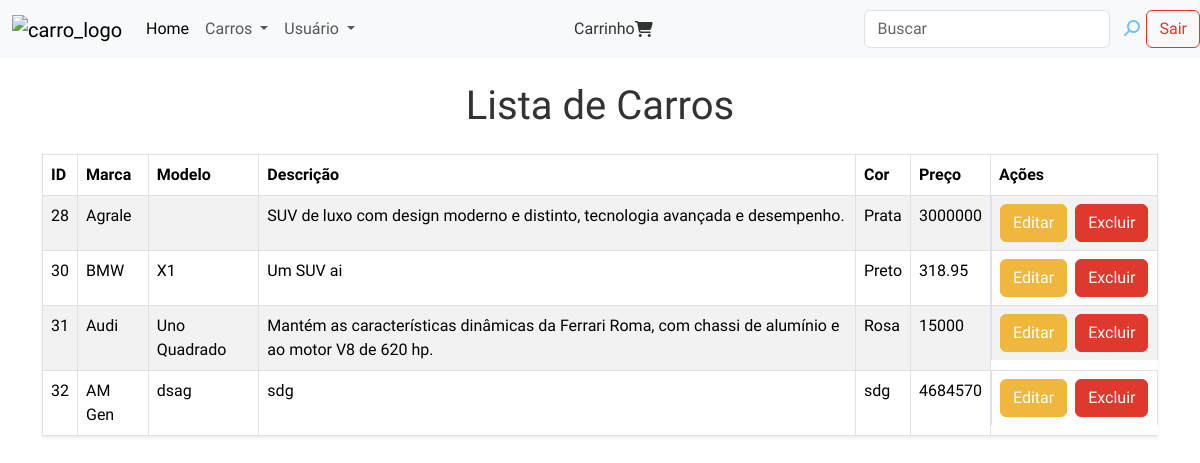
Page /listaVeiculos.php on the earlier database version.
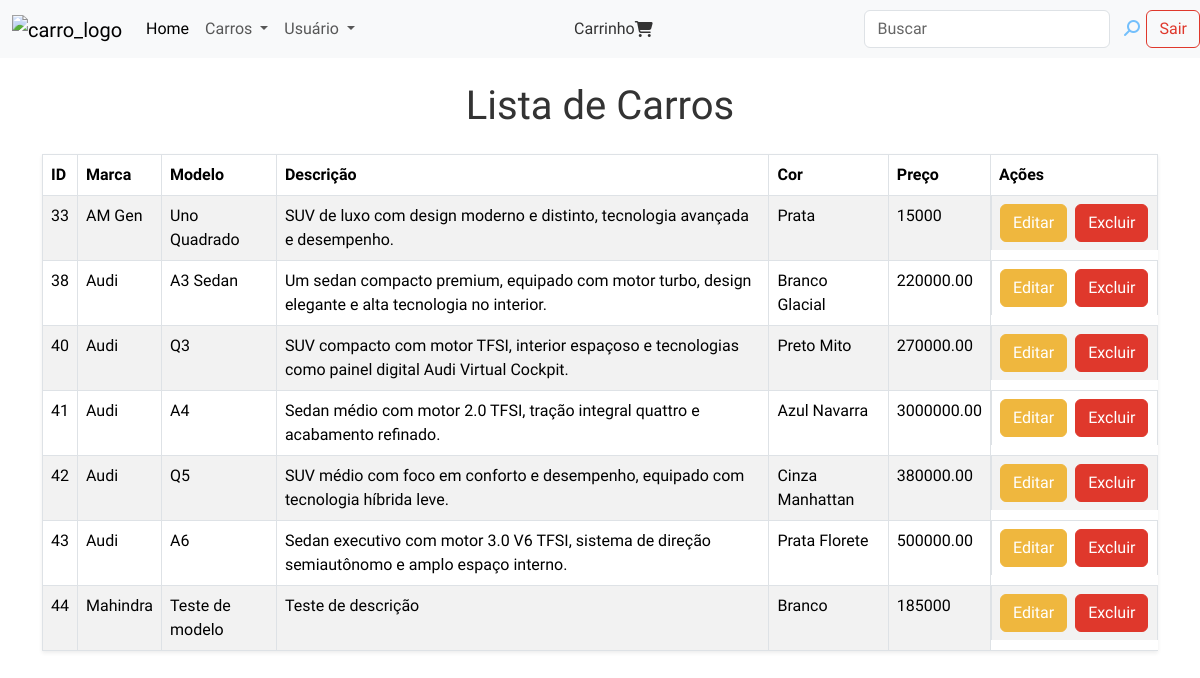
Same page on the later database version.
### tables this page shows
CREATE TABLE `carros` (
  `id` int NOT NULL,
  `marca` varchar(200) NOT NULL,
  `modelo` varchar(100) NOT NULL,
  `preco` varchar(30) NOT NULL,
  `descricao` varchar(200) NOT NULL,
  `cor` varchar(50) NOT NULL,
  `imagem` varchar(100) NOT NULL
);

CREATE TABLE `brands` (
  `id` int NOT NULL,
  `name` varchar(255) NOT NULL,
  `category` varchar(10) NOT NULL
);

### listaVeiculos.php (the view, shortened to what this page needs)
<?php
    include 'conexao.php';
    $sqlListagem = "SELECT carros.id, brands.name as marca, modelo, descricao, cor, preco
                    FROM carros
                    JOIN brands ON brands.id = carros.marca";
    $resultado = $conn->query($sqlListagem);
    $termoPesquisa= isset($_POST['pesquisa']) ? $_POST['pesquisa'] : '';
    if($conn) {
        $stmt = $conn->prepare("SELECT carros.id, brands.name as marca, modelo, descricao, cor, preco
                        FROM carros
                        JOIN brands ON brands.id = carros.marca
                        WHERE carros.id LIKE ? OR brands.name LIKE ? OR modelo LIKE ? OR cor LIKE ? OR preco LIKE ?");
        $termoPesquisa = "%" . $termoPesquisa . "%";
        $stmt->bind_param('sssss', $termoPesquisa, $termoPesquisa, $termoPesquisa, $termoPesquisa, $termoPesquisa);
        $stmt->execute();
        $resultado = $stmt->get_result();
    }
?>
<!DOCTYPE html>
<html lang="pt-BR">
<head>
    <link href="https://bootswatch.com/5/united/bootstrap.min.css" rel="stylesheet">
    <link rel="stylesheet" href="src/style/index.css">
    <link rel="stylesheet" href="https://cdn.jsdelivr.net/npm/sweetalert2@11.6.8/dist/sweetalert2.min.css">
    <link rel="stylesheet" href="https://cdnjs.cloudflare.com/ajax/libs/font-awesome/6.5.0/css/all.min.css">
</head>
<header class="header">
    <nav class="navbar navbar-expand-lg bg-body-tertiary">
        <div class="container-fluid">
            <a class="navbar-brand" href="paginaInicial.php"><img class="logo" src="img/perfil/car.png" alt="carro_logo"></a>
            <div class="collapse navbar-collapse" id="navbarSupportedContent">
                <ul class="navbar-nav me-auto mb-2 mb-lg-0">
                    <li class="nav-item">
                        <a class="nav-link active" aria-current="page" href="paginaInicial.php">Home</a>
                    </li>
                    <li class="nav-item dropdown">
                        <a class="nav-link dropdown-toggle" role="button" data-bs-toggle="dropdown" aria-expanded="false" id="dropdownMenuLink">
                            Carros
                        </a>
                    </li>
                    <li class="nav-item dropdown">
                        <a class="nav-link dropdown-toggle" role="button" data-bs-toggle="dropdown" aria-expanded="false" id="dropdownMenuLink1">
                            Usuário
                        </a>
                    </li>
                </ul>
                <div class="carrinho-container">
                    <a class="carrinho" href="paginaCompra.php">Carrinho</a>
                    <i class="fa-solid fa-cart-shopping"></i>
                </div>
                <form class="d-flex" role="search" method="POST">
                    <input class="form-control me-2" type="search" name="pesquisa" placeholder="Buscar" aria-label="Search" style="margin-left:10px">
                    <button type="submit" style="border: none; background: none"><i class="fa-solid fa-magnifying-glass fa-rotate-90" style="color: #74C0FC; margin-top: 2px"></i></button>
                </form>
                <a class="btn btn-outline-danger" href="login.php">Sair</a>
            </div>
        </div>
    </nav>
</header>
<body>
<div class="container">
    <h1 class="my-4 text-center">Lista de Carros</h1>
    <?php if ($resultado->num_rows > 0): ?>
        <table class="table table-striped table-hover table-bordered shadow-sm">
            <thead>
            <tr>
                <th>ID</th>
                <th>Marca</th>
                <th>Modelo</th>
                <th>Descrição</th>
                <th>Cor</th>
                <th>Preço</th>
                <th>Ações</th>
            </tr>
            </thead>
            <tbody>
            <?php
            while ($row = $resultado->fetch_assoc()) {
                echo "<tr>";
                echo "<td>" . $row['id'] . "</td>";
                echo "<td>" . $row['marca'] . "</td>";
                echo "<td>" . $row['modelo'] . "</td>";
                echo "<td>" . $row['descricao'] . "</td>";
                echo "<td>" . $row['cor'] . "</td>";
                echo "<td>" . $row['preco'] . "</td>";
                echo "<td class='d-flex justify-content-start'>";
                echo "<button class='btn btn-warning btn-editar me-2' data-id='" . $row['id'] .
                    "' data-marca='" . $row['marca'] .
                    "' data-modelo='" . $row['modelo'] .
                    "' data-descricao='" . $row['descricao'] .
                    "' data-cor='" . $row['cor'] .
                    "' data-preco='" . $row['preco'] .
                    "'>Editar</button>";
                echo "<button class='btn btn-danger btn-excluir' data-id='" . $row['id'] . "'>Excluir</button>";
                echo "</td>";
                echo "</tr>";
            }
            ?>
            </tbody>
        </table>
    <?php else: ?>
        <p class="alert alert-warning">Não há carros registrados!</p>
    <?php endif; ?>
</div>
</body>
</html>

Differences in the rows shown:
removed carros: id "28", brands.name "Agrale", descricao "SUV de luxo com design moderno e distinto, tecnologia avançada e desempenho.", cor "Prata", preco "3000000"
removed carros: id "30", brands.name "BMW", modelo "X1", descricao "Um SUV ai", cor "Preto", preco "318.95"
removed carros: id "31", brands.name "Audi", modelo "Uno Quadrado", descricao "Mantém as características dinâmicas da Ferrari Roma, com chassi de alumínio e ao motor V8 de 620 hp.", cor "Rosa", preco "15000"
removed carros: id "32", brands.name "AM Gen", modelo "dsag", descricao "sdg", cor "sdg", preco "4684570"
added carros: id "33", brands.name "AM Gen", modelo "Uno Quadrado", descricao "SUV de luxo com design moderno e distinto, tecnologia avançada e desempenho.", cor "Prata", preco "15000"
added carros: id "38", brands.name "Audi", modelo "A3 Sedan", descricao "Um sedan compacto premium, equipado com motor turbo, design elegante e alta tecnologia no interior.", cor "Branco Glacial", preco "220000.00"
added carros: id "40", brands.name "Audi", modelo "Q3", descricao "SUV compacto com motor TFSI, interior espaçoso e tecnologias como painel digital Audi Virtual Cockpit.", cor "Preto Mito", preco "270000.00"
added carros: id "41", brands.name "Audi", modelo "A4", descricao "Sedan médio com motor 2.0 TFSI, tração integral quattro e acabamento refinado.", cor "Azul Navarra", preco "3000000.00"
added carros: id "42", brands.name "Audi", modelo "Q5", descricao "SUV médio com foco em conforto e desempenho, equipado com tecnologia híbrida leve.", cor "Cinza Manhattan", preco "380000.00"
added carros: id "43", brands.name "Audi", modelo "A6", descricao "Sedan executivo com motor 3.0 V6 TFSI, sistema de direção semiautônomo e amplo espaço interno.", cor "Prata Florete", preco "500000.00"
added carros: id "44", brands.name "Mahindra", modelo "Teste de modelo", descricao "Teste de descrição", cor "Branco", preco "185000"
